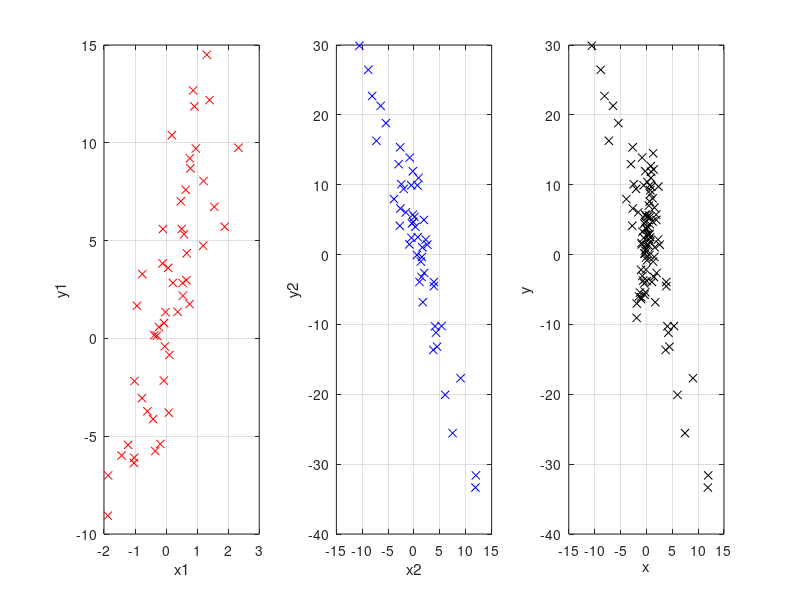

Recreate this plot in MATLAB. (Note: this script raises an error after producing the figure.)
%% Example - Simple mixture of regression models
clear;

%% Generate data
rng("default");
n = 50;
x1 = randn(n,1) * 1;
x2 = randn(n,1) * 5;
y1 = +5 * x1 + 1 + randn(n,1) * 3;
y2 = -3 * x2 + 5 + randn(n,1) * 5;
x = [x1; x2];
y = [y1; y2];

%% Plot data
subplot(1,3,1); plot(x1, y1,'rx'); xlabel('x1'); ylabel('y1'); grid;
subplot(1,3,2); plot(x2, y2, 'bx'); xlabel('x2'); ylabel('y2'); grid;
subplot(1,3,3); plot(x, y, 'kx'); xlabel('x'); ylabel('y'); grid;
hold on;

%% Fit mixture model
%  x ~ Normal(mu_1, sigma_1^2)
%  y ~ Normal(mu_2, sigma_2^2), mu2 = b0 + b1*x
mm = snob([x y], {'norm', 1, 'linreg',[2 1]}, 'k', 1);
mm_Summary(mm);

%% Plot mixture of regressions
N = length(y);
mu = zeros(N,mm.nClasses);
for k = 1:mm.nClasses
    m = mm.class{k}.model{end};    
    
    b0  = m.theta(2);
    b   = m.theta(3:end);
    mu(:,k)  = b0 + x*b;
end
plot(x,mu,'-','LineWidth',1.5);
hold off;

%% Compute adjusted rand index for the best model
TrueInd = [ones(n,1); ones(n,1)*2];
[~,EstInd] = max(mm.r, [], 2);              % Estimated class assignments
[r, adjr] = RandIndex(TrueInd, EstInd);     % Compute Rand index and ARI

fprintf('\n')
fprintf('*** Rand index = %5.3f, Adjusted rand index (ARI) = %5.3f\n', r, adjr);

mclass = minmis(mm, TrueInd);
fprintf('*** Minimum number of misclassifications is %d.\n', mclass);
fprintf('\n')
